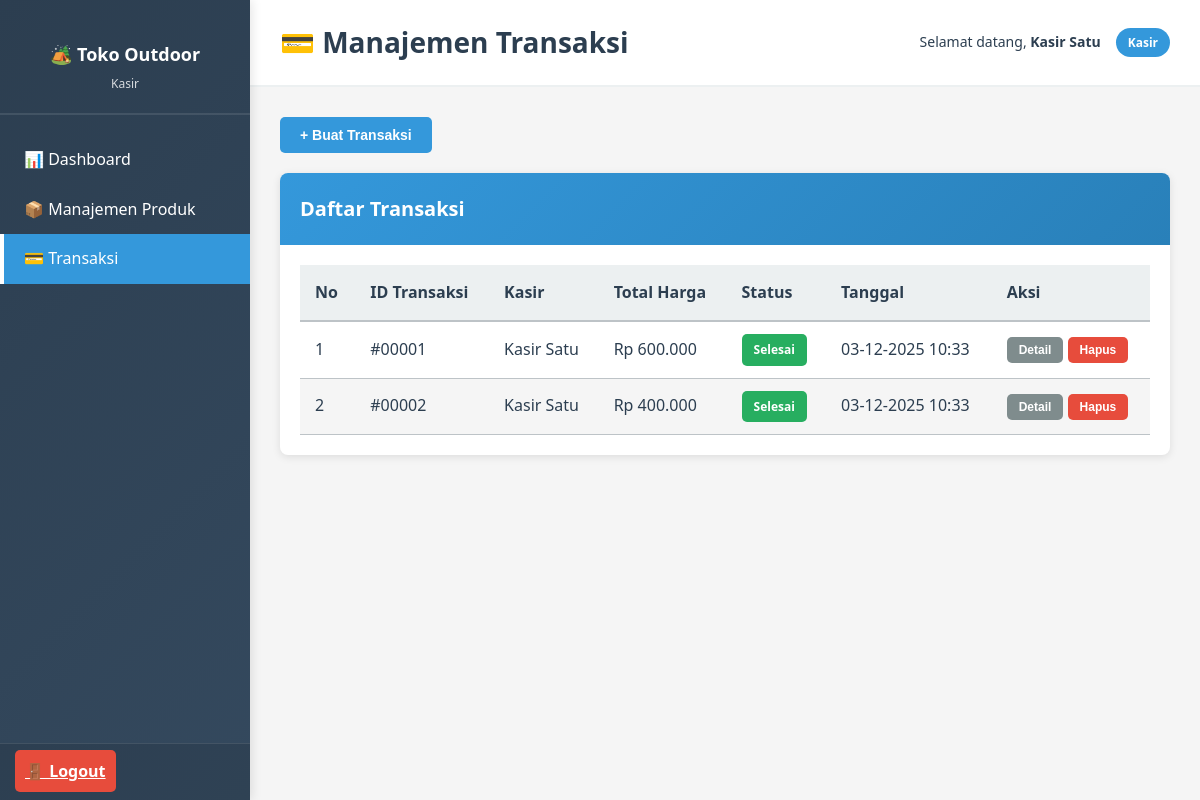
/transaksi_management.php (signed in), run on the app's committed database.
### tables this page shows
CREATE TABLE IF NOT EXISTS transaksi (
    id_transaksi INT PRIMARY KEY AUTO_INCREMENT,
    id_user INT NOT NULL,
    total_harga DECIMAL(10, 2) NOT NULL,
    status ENUM('pending', 'selesai', 'batal') DEFAULT 'selesai',
    keterangan TEXT,
    created_at TIMESTAMP DEFAULT CURRENT_TIMESTAMP,
    FOREIGN KEY (id_user) REFERENCES user(id_user) ON DELETE CASCADE
);

CREATE TABLE IF NOT EXISTS user (
    id_user INT PRIMARY KEY AUTO_INCREMENT,
    username VARCHAR(100) UNIQUE NOT NULL,
    password VARCHAR(255) NOT NULL,
    role ENUM('admin', 'kasir', 'owner') NOT NULL DEFAULT 'kasir',
    nama_lengkap VARCHAR(150) NOT NULL,
    email VARCHAR(100),
    no_telp VARCHAR(15),
    created_at TIMESTAMP DEFAULT CURRENT_TIMESTAMP,
    updated_at TIMESTAMP DEFAULT CURRENT_TIMESTAMP ON UPDATE CURRENT_TIMESTAMP
);

### helper.php (called while the page is built, shortened)
<?php
function format_currency($amount) {
    return 'Rp ' . number_format($amount, 0, ',', '.');
}
function format_date($date) {
    $date_obj = new DateTime($date);
    return $date_obj->format('d-m-Y H:i');
}
function get_all_transaksi($limit = null) {
    $query = "SELECT t.*, u.nama_lengkap FROM transaksi t
              JOIN user u ON t.id_user = u.id_user
              ORDER BY t.created_at DESC";
    $result = query($query);
    return fetch_all($result);
}
?>

### Config/koneksi.php (called while the page is built, shortened)
<?php
$koneksi = mysqli_connect(DB_HOST, DB_USER, DB_PASS, DB_NAME);
mysqli_set_charset($koneksi, "utf8mb4");
function query($sql) {
    global $koneksi;
    $result = mysqli_query($koneksi, $sql);
    return $result;
}
function fetch_all($result) {
    $data = [];
    while ($row = mysqli_fetch_assoc($result)) {
        $data[] = $row;
    }
    return $data;
}
?>

### transaksi_management.php (the view, shortened to what this page needs)
<?php
require_once 'Config/koneksi.php';
require_once 'helper.php';
$transaksi_list = get_all_transaksi();
$transaksi_list = get_all_transaksi();
?>
<!DOCTYPE html>
<html lang="id">
<head>
    <link rel="stylesheet" href="assets/css/style.css">
</head>
<body>
    <div class="wrapper">
        <?php include 'includes/sidebar.php'; ?>
        <div class="main-content">
            <div class="header">
                <h1>💳 Manajemen Transaksi</h1>
                <div class="user-info">
                    <span class="user-name">
                        Selamat datang, <strong><?php echo htmlspecialchars($_SESSION['nama_lengkap']); ?></strong>
                    </span>
                    <span class="user-role"><?php echo ucfirst($_SESSION['role']); ?></span>
                </div>
            </div>
            <div class="btn-group">
                <button class="btn btn-primary" onclick="openModal('addTransaksiModal')">+ Buat Transaksi</button>
            </div>
            <div class="card">
                <div class="card-header">
                    <h2>Daftar Transaksi</h2>
                </div>
                <div class="card-body">
                    <div class="table-responsive">
                        <?php if (count($transaksi_list) > 0): ?>
                            <table>
                                <thead>
                                    <tr>
                                        <th>No</th>
                                        <th>ID Transaksi</th>
                                        <th>Kasir</th>
                                        <th>Total Harga</th>
                                        <th>Status</th>
                                        <th>Tanggal</th>
                                        <th>Aksi</th>
                                    </tr>
                                </thead>
                                <tbody>
                                    <?php $no = 1; foreach ($transaksi_list as $trx): ?>
                                        <tr>
                                            <td><?php echo $no++; ?></td>
                                            <td>#<?php echo str_pad($trx['id_transaksi'], 5, '0', STR_PAD_LEFT); ?></td>
                                            <td><?php echo htmlspecialchars($trx['nama_lengkap']); ?></td>
                                            <td><?php echo format_currency($trx['total_harga']); ?></td>
                                            <td>
                                                <span class="btn btn-sm" style="background-color:
                                                    <?php echo $trx['status'] === 'selesai' ? '#27ae60' : ($trx['status'] === 'pending' ? '#f39c12' : '#e74c3c'); ?>;
                                                    color: white; border: none; cursor: default;">
                                                    <?php echo ucfirst($trx['status']); ?>
                                                </span>
                                            </td>
                                            <td><?php echo format_date($trx['created_at']); ?></td>
                                            <td>
                                                <button class="btn btn-sm btn-secondary" onclick="detailTransaksi(<?php echo $trx['id_transaksi']; ?>)">Detail</button>
                                                <button class="btn btn-sm btn-danger" onclick="deleteTransaksi(<?php echo $trx['id_transaksi']; ?>)">Hapus</button>
                                            </td>
                                        </tr>
                                    <?php endforeach; ?>
                                </tbody>
                            </table>
                        <?php endif; ?>
                    </div>
                </div>
            </div>
        </div>
    </div>
</body>
</html>

### assets/css/style.css (style rules this page uses)
* { margin: 0; padding: 0; box-sizing: border-box; }
:root { --primary-color: #2c3e50; --secondary-color: #3498db; --danger-color: #e74c3c; --success-color: #27ae60; --warning-color: #f39c12; --light-bg: #ecf0f1; --text-dark: #2c3e50; --text-light: #7f8c8d; --border-color: #bdc3c7; }
body { font-family: "Segoe UI", Tahoma, Geneva, Verdana, sans-serif; background-color: #f5f5f5; color: var(--text-dark); line-height: 1.6; }
.wrapper { display: flex; min-height: 100vh; }
.main-content { margin-left: 250px; width: calc(100% - 250px); padding: 30px; }
.header { background: white; padding: 20px 30px; margin: -30px -30px 30px -30px; border-bottom: 2px solid var(--light-bg); display: flex; justify-content: space-between; align-items: center; }
.header h1 { font-size: 28px; color: var(--text-dark); }
.user-info { display: flex; align-items: center; gap: 15px; }
.user-info .user-name { text-align: right; font-size: 14px; }
.user-info .user-role { display: inline-block; padding: 5px 12px; background-color: var(--secondary-color); color: white; border-radius: 20px; font-size: 12px; font-weight: 600; }
.card { background: white; border-radius: 8px; box-shadow: 0 2px 8px rgba(0, 0, 0, 0.1); margin-bottom: 20px; overflow: hidden; }
.card-header { padding: 20px; background: linear-gradient(135deg, var(--secondary-color) 0%, #2980b9 100%); color: white; display: flex; justify-content: space-between; align-items: center; }
.card-header h2 { font-size: 20px; margin: 0; }
.card-body { padding: 20px; }
.table-responsive { overflow-x: auto; }
table { width: 100%; border-collapse: collapse; }
table thead { background-color: var(--light-bg); border-bottom: 2px solid var(--border-color); }
table thead th { padding: 15px; text-align: left; font-weight: 600; color: var(--text-dark); }
table tbody td { padding: 12px 15px; border-bottom: 1px solid var(--border-color); }
table tbody tr { transition: background-color 0.2s ease; }
table tbody tr:nth-child(even) { background-color: #f5f5f5; }
.btn { display: inline-block; padding: 10px 20px; font-size: 14px; border: none; border-radius: 5px; cursor: pointer; text-decoration: none; transition: all 0.3s ease; font-weight: 600; text-align: center; }
.btn-primary { background-color: var(--secondary-color); color: white; }
.btn-danger { background-color: var(--danger-color); color: white; }
.btn-secondary { background-color: var(--text-light); color: white; }
.btn-sm { padding: 6px 12px; font-size: 12px; }
.btn-group { display: flex; gap: 10px; flex-wrap: wrap; margin-bottom: 20px; }

### data on the page
transaksi: id_transaksi "00001", id_user.nama_lengkap "Kasir Satu", total_harga "Rp 600.000", status "Selesai", created_at "03-12-2025 10:33"
transaksi: id_transaksi "00002", id_user.nama_lengkap "Kasir Satu", total_harga "Rp 400.000", status "Selesai", created_at "03-12-2025 10:33"

### other printed values
$_SESSION['role'] "Kasir"
$_SESSION['nama_lengkap'] "Kasir Satu"
